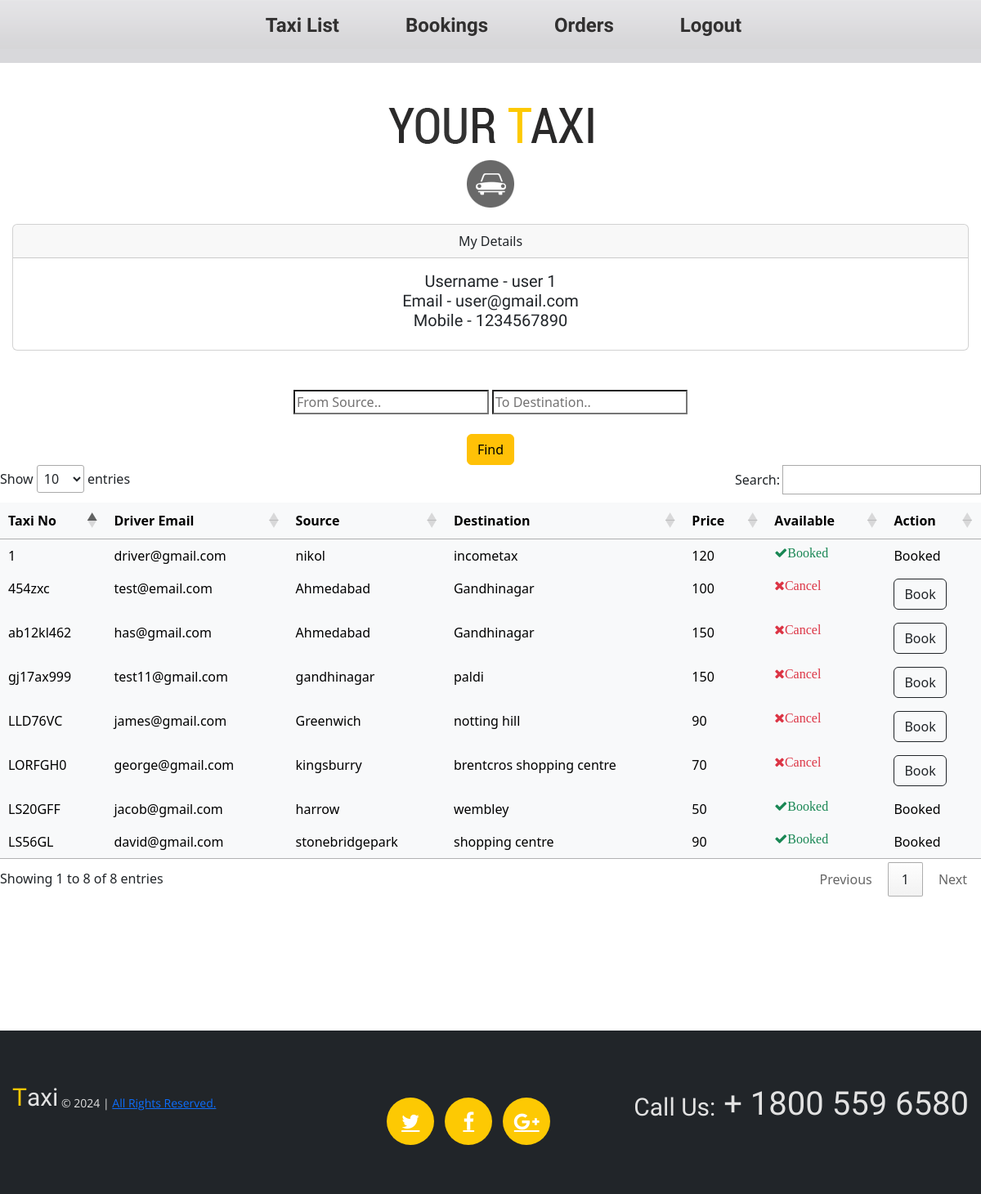
/search/ (signed in), run on the app's committed database.
### app1/models.py (models this page shows, shortened)
class Registeration(models.Model):
    name=models.CharField(max_length=30,null=True)
    mobile=models.CharField(max_length=30,null=True)
    email=models.EmailField()
    password=models.CharField(max_length=30,null=True)
    city=models.CharField(max_length=40,null=True)
    country=models.CharField(max_length=40,null=True)
    pincode=models.CharField(max_length=30,null=True)
    def __str__(self) -> str:
        return self.email

class TaxiDetails(models.Model):
    taxi_no=models.CharField(max_length=15,null=True)
    driver=models.ForeignKey(DriverRegisteration,on_delete=models.CASCADE)
    source=models.CharField(max_length=40,null=True)
    destination=models.CharField(max_length=40,null=True)
    price=models.IntegerField(null=True)
    is_booked=models.BooleanField(default=False)
    is_accepted=models.BooleanField(default=False)

class DriverRegisteration(models.Model):
    name=models.CharField(max_length=30,null=True)
    mobile=models.CharField(max_length=30,null=True)
    email=models.EmailField()
    password=models.CharField(max_length=30,null=True)
    badge_number=models.CharField(max_length=20,unique=True,null=True)
    def __str__(self) -> str:
        return self.email

### app1/views.py (the view)
# urls.py: path('search/',search,name='search'),
def search(request):
    if 'email1' in request.session:
        user=Registeration.objects.get(email=request.session['email1'])
        print(user)
        if request.method=='POST':
            med = TaxiDetails.objects.all().filter(Q(source__icontains= request.POST['source']) | Q(destination__icontains = request.POST['destination']))
            data = {
                'med':med,
                'user':user
            }
            return render(request,'sear.html',data)
        else:
            med = TaxiDetails.objects.all()
            data = {
                'med':med,
                'user':user
            }
            return render(request,'sear.html',data)
    else:
        return redirect('signin')

### app1/templates/sear.html (shortened to what this page needs)
{% extends 'customer_base.html' %}
{% load static %}
{% block body %}
    <link
      rel="stylesheet"
      href="https://cdnjs.cloudflare.com/ajax/libs/font-awesome/4.7.0/css/font-awesome.min.css" />
    <link
      rel="stylesheet"
      href="https://cdn.datatables.net/1.13.1/css/jquery.dataTables.min.css" />
        <div class="content">
				<div class="container_12">
					<div class="grid_12">
                    <div class="card text-center">
                      <div class="card-header">My Details</div>
                      <div class="card-body">
                        <h5 class="card-title">
                          Username - {{ user.name }}<br>
                          Email - {{user.email }}<br>
                          Mobile - {{ user.mobile }}<br>
                        </h5>
                      </div>
                    </div>
      <div class="card text-center border-0 mt-5">
        <form method="post">
          <input
            type="text"
            placeholder="From Source.."
            class="inputclass"
            name="source" />
          <input
            type="text"
            placeholder="To Destination.."
            class="inputclass"
            name="destination" />
            <br>
            <br>
          <button type="submit" class="btn btn-warning">Find</button>
        </form>
      </div>
      </div>
      <table style="padding-top:10px;" class="table table-light table-hover" id="myTable">
        <thead>
        <tr>
          <th>Taxi No</th>
          <th>Driver Email</th>
          <th>Source</th>
          <th>Destination</th>
          <th>Price</th>
          <th>Available</th>
          <th>Action</th>
        </tr>
        </thead>
        <tbody class="table-group-divider">
          {% for i in med %}
          <tr>
            <td>{{ i.taxi_no }}</td>
            <td>{{ i.driver }}</td>
            <td>{{ i.source }}</td>
            <td>{{ i.destination }}</td>
            <td>{{ i.price }}</td>
            <td>
              {% if i.is_booked == True %}
              <i class="fa fa-check fa-fw text-success">Booked</i>
              <td>Booked</td>
              {% else %}
              <i class="fa fa-close fa-fw text-danger">Cancel</i>
              <td>
                <a class="btn btn-outline-dark" href="/taxibookingdetails/{{ i.id }}">Book</a>
              </td>
              {% endif %}
            </td>
          </tr>
          {% endfor %}
        </tbody>
      </table>
                  </div>
                  </div>
{% endblock %}

### app1/templates/customer_base.html (shortened to what this page needs)
<!DOCTYPE html>
{% load static %}
<html lang="en">
	<head>
		<link rel="stylesheet" href="{% static 'booking/css/booking.css' %}">
		<link rel="stylesheet" href="{% static 'css/camera.css' %}">
		<link rel="stylesheet" href="{% static 'css/owl.carousel.css' %}">
		<link rel="stylesheet" href="{% static 'css/style.css' %}">
		<link href="https://cdn.jsdelivr.net/npm/bootstrap@5.3.3/dist/css/bootstrap.min.css" rel="stylesheet">
	</head>
	<body class="page1" id="top">
		<div class="main">
			<header>
				<div class="menu_block ">
					<div class="container_12">
						<div class="grid_12">
							<nav class="horizontal-nav full-width horizontalNav-notprocessed">
								<ul class="sf-menu">
									<li><a style="text-decoration: none;" href="/search">Taxi List</a></li>
									<li><a style="text-decoration: none;" href="/getbookingdetails/">Bookings</a></li>
									<li><a style="text-decoration: none;" href="/myorder/">Orders</a></li>
									<li><a style="text-decoration: none;" href="/logout/">Logout</a></li>
								</ul>
							</nav>
						</div>
					</div>
				</div>
				<div class="container_12">
					<div class="grid_12">
						<h1>
							<a href="/">
								<img src="{% static 'images/logo.png' %}" alt="Your Happy Family">
							</a>
						</h1>
					</div>
				</div>
			</header>
            {% block body %}
            {% endblock %}
			<div class="content"><div class="ic"></div>
			</div>
		</div>
		<footer class="bg-dark">
			<div class="container_12">
				<div class="grid_12">
					<div class="f_phone"><span>Call Us:</span> + 1800 559 6580</div>
					<div class="socials">
						<a href="#" class="fa fa-twitter"></a>
						<a href="#" class="fa fa-facebook"></a>
						<a href="#" class="fa fa-google-plus"></a>
					</div>
					<div class="copy">
						<div class="st1">
						<div class="brand"><span class="color1">T</span>axi </div>
						&copy; 2024	| <a href="/"> All Rights Reserved.</a> </div>
					</div>
				</div>
			</div>
		</footer>
	</body>
</html>

### app1/static/css/style.css (style rules this page uses)
html { width: 100%; }
* { -webkit-text-size-adjust: none; }
body { position: relative; background-color: #4a4a4a; color: #878787; font: 14px/20px 'Open Sans', sans-serif; }
input { border-radius: 0 !important; outline: none !important; }
img { max-width: 100%; }
h1, h2, h3, h4, h5, h6 { font-weight: normal; color: #3e454c; font-family: 'Roboto Condensed', sans-serif; }
ul { padding: 0; margin: 0; list-style: none; }
a { text-decoration: none; color: inherit; outline: none; transition: 0.5s ease; -o-transition: 0.5s ease; -webkit-transition: 0.5s ease; }
.btn { display: inline-block; background-color: #fdc903; color: #fff; font-size: 14px; line-height: 20px; padding: 10px 26px 8px 25px; }
.main { background-color: #fff; }
header { display: block; }
header h1 { position: relative; text-align: center; padding-top: 55px; }
.page1 header h1 { margin-bottom: 20px; }
header h1 a { display: inline-block; overflow: hidden; width: 251px; height: 122px; font-size: 0; line-height: 0; text-indent: -999px; transition: 0s ease; -o-transition: 0s ease; -webkit-transition: 0s ease; }
header h1 a img { display: block; }
.content { padding-bottom: 113px; }
.page1 .content { padding-bottom: 82px; }
.color1 { color: #fdc903; }
footer { display: block; padding: 0px 0 60px; font-size: 14px; color: #aaa; line-height: 18px; font-family: 'Roboto Condensed', sans-serif; }
.copy { font-family: 'Open Sans', sans-serif; }
.st1 { padding-top: 80px; color: #e2e2e2; margin-bottom: 8px; }
.brand { position: relative; top: -7px; font: 30px/18px 'Roboto Condensed', sans-serif; display: inline-block; font-size: 30px; }
.f_phone { padding-top: 72px; font-size: 40px; line-height: 36px; float: right; color: #e2e2e2; }
.f_phone span { position: relative; top: 4px; font-size: 30px; }
.socials { margin-right: 96px; padding-top: 82px; float: right; overflow: hidden; }
.socials a { display: block; float: left; margin: 0 6px 0 7px; color: #fff; text-align: center; background-color: #fdc903; border-radius: 500px; width: 58px; height: 58px; font-size: 24px; line-height: 58px; }

### app1/static/css/grid.css (style rules this page uses)
body { min-width: 1200px; }
.container_12 { margin-left: auto; margin-right: auto; width: 1200px; }
.grid_1, .grid_2, .grid_3, .grid_4, .grid_5, .grid_6, .grid_7, .grid_8, .grid_9, .grid_10, .grid_11, .grid_12 { display:inline; float: left; position: relative; margin-left: 15px; margin-right: 15px; }
.container_12 .grid_12 { width:1170px; }

### app1/static/css/superfish.css (style rules this page uses)
.menu_block { z-index: 999; position: relative; background: url(../images/menu_bg.png) 0 0 repeat-x #d8d8db; padding: 12px 0 11px; }
.menu_block nav { position: relative; font-family: 'Marvel', sans-serif; }
nav>.sf-menu { z-index: 990; text-align: center; position: relative; }
nav { position:relative;padding: 0px 0 0 0; }
.sf-menu>li { display: block; position: relative; display: inline-block; font-size: 24px; line-height: 20px; }
.sf-menu>li+li { margin-left: 27px; }
.sf-menu>li>a { font-weight: bold; text-align: center; color: #313030; display: block; padding: 9px 25px; }

### data on the page
Registeration: name "user 1", email "user@gmail.com", mobile "1234567890"
TaxiDetails: taxi_no "LS20GFF", driver "jacob@gmail.com", source "harrow", destination "wembley", price "50", is_booked "Booked"
TaxiDetails: taxi_no "LORFGH0", driver "george@gmail.com", source "kingsburry", destination "brentcros shopping centre", price "70"
TaxiDetails: taxi_no "LS56GL", driver "david@gmail.com", source "stonebridgepark", destination "shopping centre", price "90", is_booked "Booked"
TaxiDetails: taxi_no "LLD76VC", driver "james@gmail.com", source "Greenwich", destination "notting hill", price "90"
TaxiDetails: taxi_no "ab12kl462", driver "has@gmail.com", source "Ahmedabad", destination "Gandhinagar", price "150"
TaxiDetails: taxi_no "gj17ax999", driver "test11@gmail.com", source "gandhinagar", destination "paldi", price "150"
TaxiDetails: taxi_no "454zxc", driver "test@email.com", source "Ahmedabad", destination "Gandhinagar", price "100"
TaxiDetails: taxi_no "1", driver "driver@gmail.com", source "nikol", destination "incometax", price "120", is_booked "Booked"
